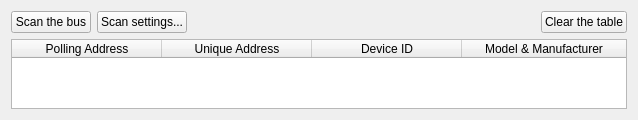
      <widget class="QWidget" name="hart_bus_devices_tab">
       <attribute name="title">
        <string>HART Bus Devices</string>
       </attribute>
       <layout class="QVBoxLayout" name="verticalLayout_10">
        <item>
         <layout class="QHBoxLayout" name="top_buttons_layout">
          <item>
           <widget class="QPushButton" name="scan_bus_button">
            <property name="text">
             <string>Scan the bus</string>
            </property>
           </widget>
          </item>
          <item>
           <widget class="QPushButton" name="scan_settings_button">
            <property name="text">
             <string>Scan settings...</string>
            </property>
           </widget>
          </item>
          <item>
           <spacer name="horizontalSpacer_4">
            <property name="orientation">
             <enum>Qt::Horizontal</enum>
            </property>
            <property name="sizeHint" stdset="0">
             <size>
              <width>40</width>
              <height>20</height>
             </size>
            </property>
           </spacer>
          </item>
          <item>
           <widget class="QPushButton" name="clear_table_button">
            <property name="text">
             <string>Clear the table</string>
            </property>
           </widget>
          </item>
         </layout>
        </item>
        <item>
         <widget class="QTableWidget" name="founded_devices_table">
          <property name="sizeAdjustPolicy">
           <enum>QAbstractScrollArea::AdjustToContents</enum>
          </property>
          <property name="selectionMode">
           <enum>QAbstractItemView::ExtendedSelection</enum>
          </property>
          <attribute name="horizontalHeaderDefaultSectionSize">
           <number>150</number>
          </attribute>
          <attribute name="horizontalHeaderStretchLastSection">
           <bool>true</bool>
          </attribute>
          <attribute name="verticalHeaderCascadingSectionResizes">
           <bool>false</bool>
          </attribute>
          <attribute name="verticalHeaderStretchLastSection">
           <bool>false</bool>
          </attribute>
          <column>
           <property name="text">
            <string>Polling Address</string>
           </property>
          </column>
          <column>
           <property name="text">
            <string>Unique Address</string>
           </property>
          </column>
          <column>
           <property name="text">
            <string>Device ID</string>
           </property>
          </column>
          <column>
           <property name="text">
            <string>Model &amp; Manufacturer</string>
           </property>
          </column>
         </widget>
        </item>
       </layout>
      </widget>
